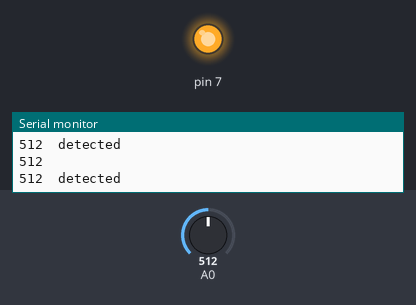
Simulated run of this sketch. Board: Arduino Uno, built with avr-gcc and run on an emulated ATmega328P. Parts: output pins drawn as LEDs (lit = HIGH), the last lines printed to the serial monitor. Inputs (shaded band) come from the test bench; at power-on: A0 = 512.

Above: at 2.8 s.
2.9 s: A0 set to 6
5.6 s: A0 set to 3
At 6.3 s:
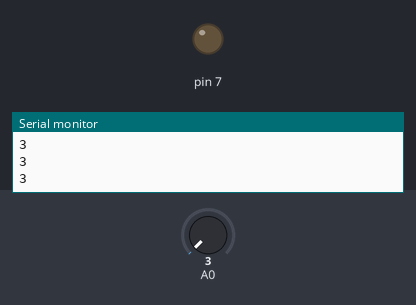
8.3 s: A0 set to 122
At 8.9 s:
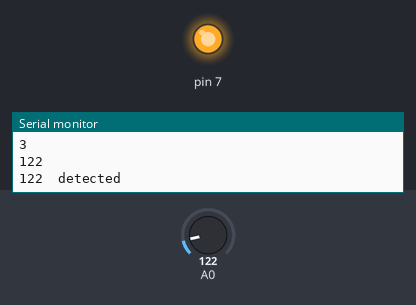
11.0 s: A0 set to 0
At 13.1 s:
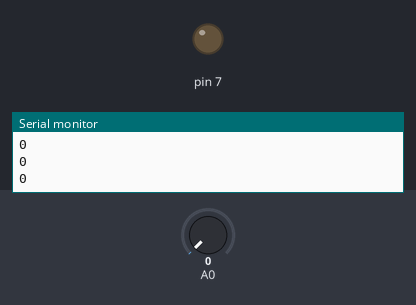
Timing chart, 0 to 14.6 s (numbered marks = the images above; inputs shaded):
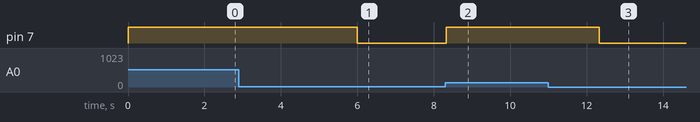

Measured:
- the behaviour switches between 5 and 4 on A0 (found by bisection; images 0 and 1)
- after the input at 5.6 s, pin 7: HIGH → LOW after 0.40 s
- after the input at 8.3 s, pin 7: LOW → HIGH at once
- after the input at 11.0 s, pin 7: HIGH → LOW after 1.3 s

The sketch:

FSR_test.ino
```cpp
void setup() {
  // put your setup code here, to run once:
Serial.begin(9600);
pinMode(A0,INPUT);
pinMode(7,OUTPUT);
}

void loop() {
  // put your main code here, to run repeatedly:
  digitalWrite(7,LOW);
  int Status =analogRead(A0);
  Serial.println(Status);
if (Status>=5){
  Serial.print(Status);
  Serial.println("  detected");
  digitalWrite(7,HIGH);
  delay(2000);
}
}
```
